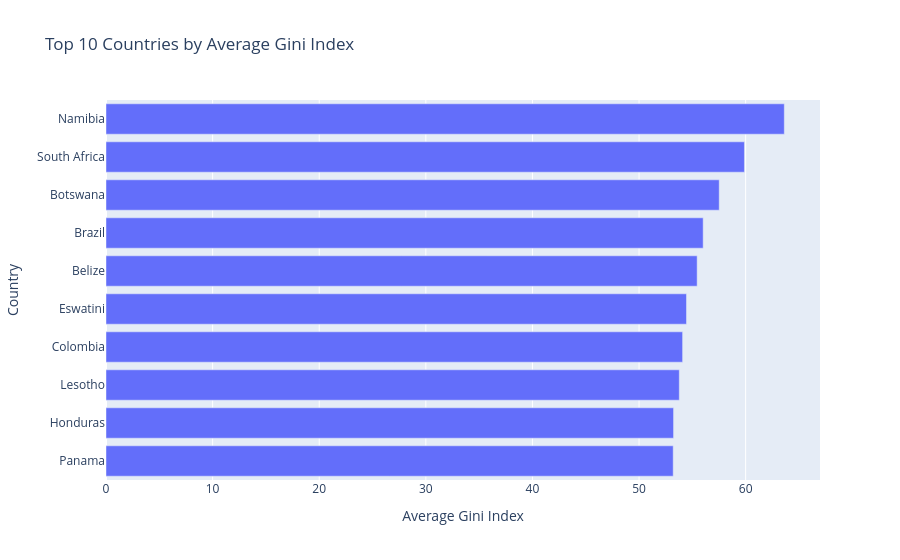

This figure's notebook cell:
### Code cell
top10 = country_gini.nlargest(
    10,
    "Average_Gini"
).sort_values("Average_Gini")

fig = px.bar(
    top10,
    x="Average_Gini",
    y="Country",
    orientation="h",
    title="Top 10 Countries by Average Gini Index",
    labels={
        "Average_Gini": "Average Gini Index",
        "Country": "Country"
    }
)

fig.show()

### Figure 1 — Plotly figure (JSON) as saved in the notebook; plotly's stock layout.template omitted (floating-point values rounded to 4 significant figures)
{"data": [{"hovertemplate": "Average Gini Index=%{x}<br>Country=%{y}<extra></extra>", "legendgroup": "", "marker": {"color": "#636efa", "pattern": {"shape": ""}}, "name": "", "orientation": "h", "showlegend": false, "textposition": "auto", "type": "bar", "x": [53.2, 53.24, 53.77, 54.09, 54.45, 55.45, 56.02, 57.52, 59.89, 63.62], "xaxis": "x", "y": ["Panama", "Honduras", "Lesotho", "Colombia", "Eswatini", "Belize", "Brazil", "Botswana", "South Africa", "Namibia"], "yaxis": "y"}], "layout": {"barmode": "relative", "legend": {"tracegroupgap": 0}, "title": {"text": "Top 10 Countries by Average Gini Index"}, "xaxis": {"anchor": "y", "domain": [0, 1], "title": {"text": "Average Gini Index"}}, "yaxis": {"anchor": "x", "domain": [0, 1], "title": {"text": "Country"}}}}
